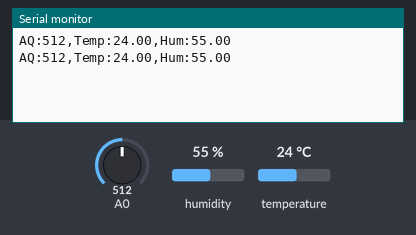
A sketch run on a simulated Arduino Uno, built with avr-gcc and run on an emulated ATmega328P. On the bench: the last lines printed to the serial monitor. The test bench sets the inputs (shaded band); at power-on: humidity 55 %, A0 = 512, temperature 24 °C.

Above: at 3.8 s.
3.9 s: humidity set to 22 %
At 6.5 s:
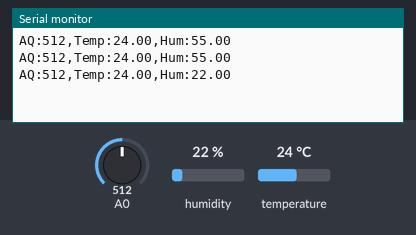
7.8 s: A0 set to 716
At 9.8 s:
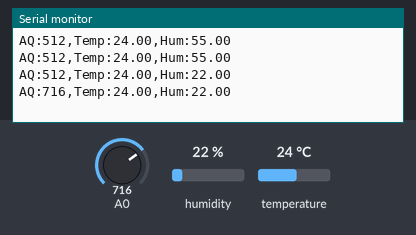
11.7 s: temperature set to 12 °C
At 13.1 s:
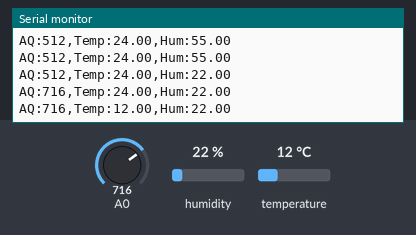
15.6 s: A0 set to 900
At 18.5 s:
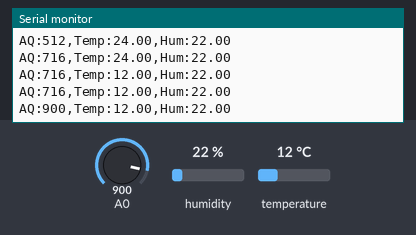
19.5 s: humidity set to 40 %
At 21.8 s:
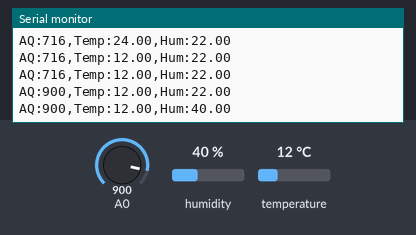
Timing chart, 0 to 23.3 s (numbered marks = the images above; inputs shaded):
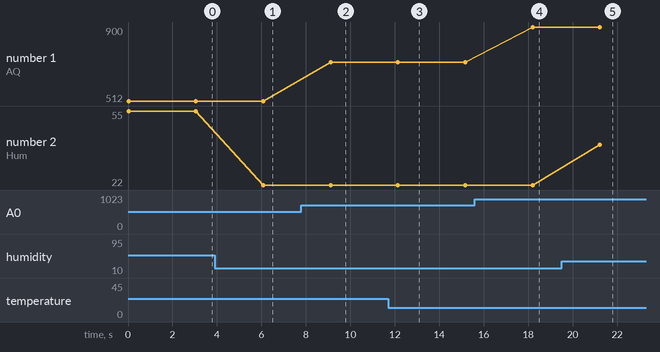

The sketch:

Arduino.ino
```cpp
#include <SoftwareSerial.h>
#include <DHT.h>

SoftwareSerial espSerial(2,3); // RX, TX
#define DHTPIN 7      // Digital pin connected to the DHT11 sensor
#define DHTTYPE DHT11     // DHT sensor type


DHT dht(DHTPIN, DHTTYPE); // DHT sensor object

int AQValue; // Air quality value from MQ135 sensor
float temperature; // Temperature value from DHT11 sensor
float humidity; // Humidity value from DHT11 sensor

void setup() {
  Serial.begin(115200);
  espSerial.begin(115200);
  dht.begin();
}

void loop() {
  // Read air quality value from MQ135 sensor
  AQValue = analogRead(A0);

  // Read temperature and humidity values from DHT11 sensor
  temperature = dht.readTemperature();
  humidity = dht.readHumidity();

  // Send sensor data to ESP8266
  espSerial.print("AQ:");
  espSerial.print(AQValue);
  espSerial.print(",Temp:");
  espSerial.print(temperature);
  espSerial.print(",Hum:");
  espSerial.println(humidity);
  //Debug values in monitor
  Serial.print("AQ:");
  Serial.print(AQValue);
  Serial.print(",Temp:");
  Serial.print(temperature);
  Serial.print(",Hum:");
  Serial.println(humidity);

  delay(3000);
}
```

Measured:
- after the input at 3.9 s, the serial monitor: prints a new line after 2.2 s (image 1)
- after the input at 7.8 s, the serial monitor: prints a new line after 1.3 s (image 2)
- after the input at 11.7 s, the serial monitor: prints a new line after 0.44 s (image 3)
- after the input at 15.6 s, the serial monitor: prints a new line after 2.6 s (image 4)
- after the input at 19.5 s, the serial monitor: prints a new line after 1.7 s (image 5)
- plotted number 1: 512 → 716 after the input at 7.8 s, 716 → 900 after the input at 15.6 s
- plotted number 2: 55 → 22 after the input at 3.9 s, 22 → 40 after the input at 19.5 s
